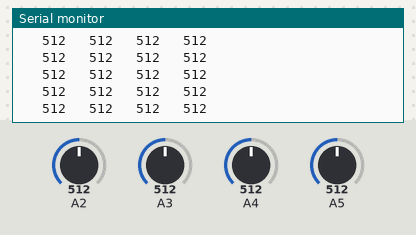
Recording of a sketch running on a simulated Arduino Uno, built with avr-gcc and run on an emulated ATmega328P. Parts: the last lines printed to the serial monitor. The test bench sets the inputs (shaded band); at power-on: A2 = 512, A3 = 512, A4 = 512, A5 = 512.

Above: at 1.2 s.
1.3 s: A2 set to 110
At 2.0 s:
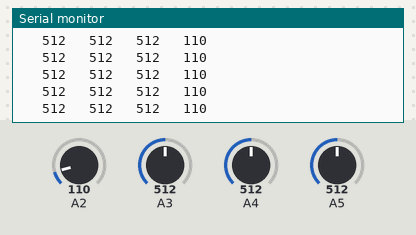
4.3 s: A2 set to 95
At 5.3 s:
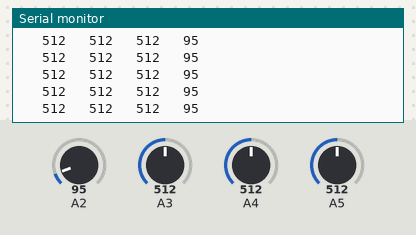
7.3 s: A3 set to 106
At 8.0 s:
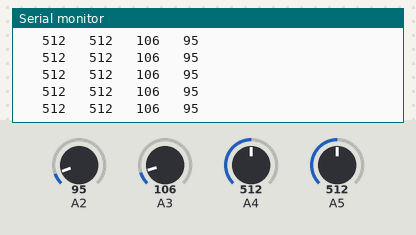
8.8 s: A3 set to 93
At 9.4 s:
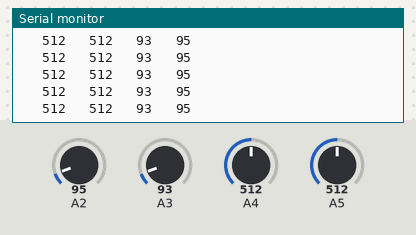
Timing chart, 0 to 11.8 s (numbered marks = the images above; inputs shaded):
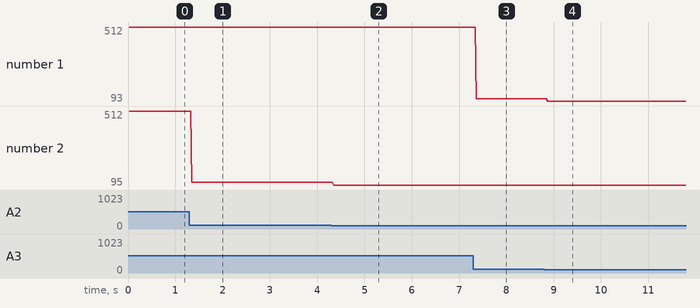

Measured:
- after the input at 1.3 s, the serial monitor: prints a new line after 0.05 s (image 1)
- after the input at 4.3 s, the serial monitor: prints a new line after 0.05 s (image 2)
- after the input at 7.3 s, the serial monitor: prints a new line after 0.07 s (image 3)
- after the input at 8.8 s, the serial monitor: prints a new line after 0.07 s (image 4)
- plotted number 1: 512 → 106 after the input at 7.3 s, 106 → 93 after the input at 8.8 s
- plotted number 2: 512 → 110 after the input at 1.3 s, 110 → 95 after the input at 4.3 s

The sketch:

analogread.ino
```cpp
void setup() {
  // put your setup code here, to run once:
Serial.begin(9600);
}

void loop() {
  Serial.print(analogRead(A5));Serial.print("   ");
  Serial.print(analogRead(A4));Serial.print("   ");
  Serial.print(analogRead(A3));Serial.print("   ");
  Serial.println(analogRead(A2));Serial.print("   ");

}
```
